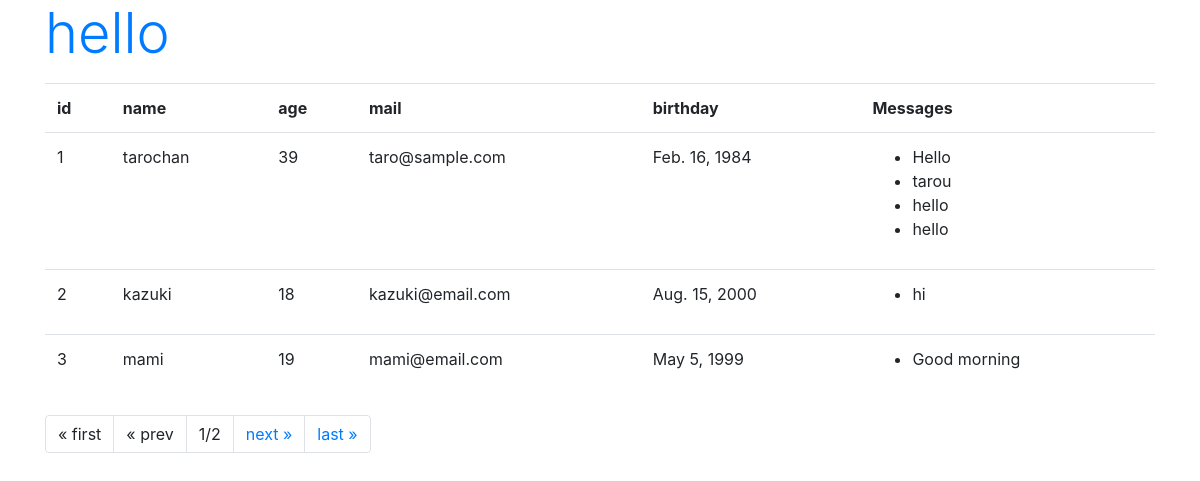
/hello/, run on the app's committed database.
### hello/models.py (models this page shows, shortened)
class Friend(models.Model):
  name = models.CharField(max_length=100,
    validators=[number_only])
  mail = models.EmailField(max_length=200)
  gender = models.BooleanField()
  age = models.IntegerField()
  birthday = models.DateField()

class Message(models.Model):
  friend = models.ForeignKey(Friend, on_delete=models.CASCADE)
  title = models.CharField(max_length=100)
  content = models.CharField(max_length=300)
  pub_date = models.DateTimeField(auto_now_add=True)
  class Meta:
    ordering = ('pub_date',)

### hello/views.py (the view)
# urls.py: path('', views.index, name='index'),
def index(request, num=1):
  data = Friend.objects.all()
  page = Paginator(data, 3)
  params = {
    'title': 'hello',
    'message': '',
    'data': page.get_page(num)
  }
  return render(request, 'hello/index.html', params)

### hello/templates/hello/index.html (shortened to what this page needs)
{% load static %}
<!doctype html>
<html lang="ja">
<head>
  <link rel="stylesheet" href="https://stackpath.bootstrapcdn.com/bootstrap/4.3.1/css/bootstrap.min.css"/>
</head>
<body class="container">
  <h1 class="display-4 text-primary">{{ title }}</h1>
  <table class="table">
    <tr>
      <th>id</th>
      <th>name</th>
      <th>age</th>
      <th>mail</th>
      <th>birthday</th>
      <th>Messages</th>
    </tr>
    {% for item in data %}
      <tr>
        <td>{{ item.id }}</td>
        <td>{{ item.name }}</td>
        <td>{{ item.age }}</td>
        <td>{{ item.mail }}</td>
        <td>{{ item.birthday }}</td>
        <td><ul>
          {% for ob in item.message_set.all %}
            <li>{{ ob.title }}</li>
          {% endfor %}
        </ul></td>
      </tr>
    {% endfor %}
  </table>
  <ul class="pagination">
    {% if data.has_previous %}
    <li class="page-item">
      <a class="page-link" href="{% url 'index' %}">&laquo; first</a>
    </li>
    <li class="page-item">
      <a class="page-link" href="{% url 'index' %}{{ data.previous_page_number}}">&laquo; prev</a>
    </li>
    {% else %}
    <li class="page-item">
      <a class="page-link">&laquo; first</a>
    </li>
    <li class="page-item">
      <a class="page-link">&laquo; prev</a>
    </li>
    {% endif %}
    <li class="page-item">
      <a class="page-link">{{ data.number }}/{{ data.paginator.num_pages }}</a>
    </li>
    {% if data.has_next %}
    <li class="page-item">
      <a class="page-link" href="{% url 'index' %}{{ data.next_page_number }}">next &raquo;</a>
    </li>
    <li class="page-item">
      <a class="page-link" href="{% url 'index' %}{{ data.paginator.num_page }}">last  &raquo;</a>
    </li>
    {% endif %}
  </ul>
</body>
</html>

### data on the page
Friend: id "1", name "tarochan", age "39", mail "taro@sample.com", birthday "Feb. 16, 1984"
Message: title "Hello"
Message: title "tarou"
Message: title "hello"
Message: title "hello"
Friend: id "2", name "kazuki", age "18", mail "kazuki@email.com", birthday "Aug. 15, 2000"
Message: title "hi"
Friend: id "3", name "mami", age "19", mail "mami@email.com", birthday "May 5, 1999"
Message: title "Good morning"

### other printed values
{{ title }} "hello"
{{ data.number }} "1"
{{ data.paginator.num_pages }} "2"
